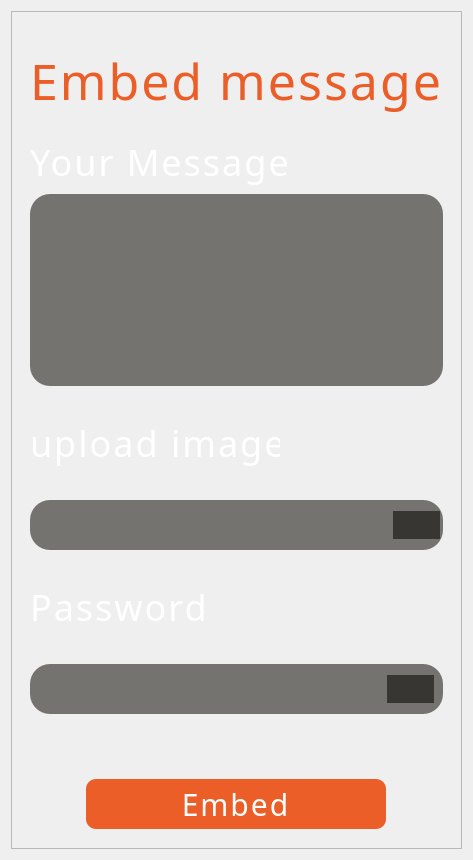
      <widget class="QWidget" name="page_2">
       <layout class="QGridLayout" name="gridLayout">
        <item row="0" column="0">
         <widget class="QFrame" name="frame_6">
          <property name="frameShape">
           <enum>QFrame::StyledPanel</enum>
          </property>
          <property name="frameShadow">
           <enum>QFrame::Raised</enum>
          </property>
          <layout class="QVBoxLayout" name="verticalLayout_6">
           <item>
            <widget class="QFrame" name="frame_14">
             <property name="enabled">
              <bool>true</bool>
             </property>
             <property name="sizePolicy">
              <sizepolicy hsizetype="Expanding" vsizetype="Expanding">
               <horstretch>0</horstretch>
               <verstretch>0</verstretch>
              </sizepolicy>
             </property>
             <property name="maximumSize">
              <size>
               <width>16777215</width>
               <height>16777215</height>
              </size>
             </property>
             <property name="contextMenuPolicy">
              <enum>Qt::NoContextMenu</enum>
             </property>
             <property name="layoutDirection">
              <enum>Qt::LeftToRight</enum>
             </property>
             <property name="autoFillBackground">
              <bool>false</bool>
             </property>
             <property name="styleSheet">
              <string notr="true"/>
             </property>
             <property name="frameShadow">
              <enum>QFrame::Raised</enum>
             </property>
             <layout class="QVBoxLayout" name="verticalLayout_7">
              <property name="spacing">
               <number>7</number>
              </property>
              <item>
               <widget class="QLabel" name="label_12">
                <property name="minimumSize">
                 <size>
                  <width>300</width>
                  <height>100</height>
                 </size>
                </property>
                <property name="maximumSize">
                 <size>
                  <width>500</width>
                  <height>500</height>
                 </size>
                </property>
                <property name="styleSheet">
                 <string notr="true">font-family: Kdam Thmor Pro;
font-weight: 400;
font-size: 50px;
line-height: 100%;
letter-spacing: 2px;
text-align: center;
color: #EB5E28;
background:transparent;
</string>
                </property>
                <property name="text">
                 <string>Embed message</string>
                </property>
               </widget>
              </item>
              <item>
               <widget class="QLabel" name="label_13">
                <property name="styleSheet">
                 <string notr="true">font-family: Kdam Thmor Pro;
font-weight: 400;
font-size: 36px;
line-height: 100%;
letter-spacing: 2px;
text-align: center;
color: #FFFFFF;
background:transparent;
</string>
                </property>
                <property name="text">
                 <string>Your Message</string>
                </property>
               </widget>
              </item>
              <item>
               <widget class="QTextEdit" name="messageInput">
                <property name="styleSheet">
                 <string notr="true">QTextEdit{
background: rgba(64, 61, 57, 0.7);
border-radius: 20px;
font-family: Kdam Thmor Pro;
font-size: 20px;
line-height: 100%;
color: #FFFFFF;
padding:30px 30px;
}

</string>
                </property>
               </widget>
              </item>
              <item>
               <widget class="QLabel" name="label_14">
                <property name="sizePolicy">
                 <sizepolicy hsizetype="Preferred" vsizetype="Preferred">
                  <horstretch>250</horstretch>
                  <verstretch>100</verstretch>
                 </sizepolicy>
                </property>
                <property name="minimumSize">
                 <size>
                  <width>100</width>
                  <height>100</height>
                 </size>
                </property>
                <property name="maximumSize">
                 <size>
                  <width>250</width>
                  <height>100</height>
                 </size>
                </property>
                <property name="styleSheet">
                 <string notr="true">font-family: Kdam Thmor Pro;
font-weight: 400;
font-size: 36px;
line-height: 100%;
letter-spacing: 2px;
text-align: center;
color: #FFFFFF;
background:transparent;</string>
                </property>
                <property name="text">
                 <string>upload image</string>
                </property>
               </widget>
              </item>
              <item>
               <widget class="QFrame" name="frame_5">
                <property name="minimumSize">
                 <size>
                  <width>300</width>
                  <height>50</height>
                 </size>
                </property>
                <property name="maximumSize">
                 <size>
                  <width>1000</width>
                  <height>150</height>
                 </size>
                </property>
                <property name="styleSheet">
                 <string notr="true">background: rgba(64, 61, 57, 0.7);
border-radius: 20px;
font-family: Kdam Thmor Pro;
font-size: 20px;
line-height: 100%;
color: #FFFFFF;
</string>
                </property>
                <property name="frameShape">
                 <enum>QFrame::StyledPanel</enum>
                </property>
                <property name="frameShadow">
                 <enum>QFrame::Raised</enum>
                </property>
                <layout class="QHBoxLayout" name="horizontalLayout_4">
                 <property name="spacing">
                  <number>0</number>
                 </property>
                 <property name="leftMargin">
                  <number>0</number>
                 </property>
                 <property name="topMargin">
                  <number>0</number>
                 </property>
                 <property name="rightMargin">
                  <number>3</number>
                 </property>
                 <property name="bottomMargin">
                  <number>0</number>
                 </property>
                 <item>
                  <widget class="QLineEdit" name="imagePathInput">
                   <property name="styleSheet">
                    <string notr="true">background:transparent;
padding:0px 30px;</string>
                   </property>
                   <property name="readOnly">
                    <bool>true</bool>
                   </property>
                  </widget>
                 </item>
                 <item>
                  <widget class="QPushButton" name="selectImageButton">
                   <property name="styleSheet">
                    <string notr="true">QPushButton{
background-color:rgb(56, 54, 50);
}

QPushButton:pressed{
icon:url(:/img/880eef29f787c838e5be91b50d4f475dd29b0bfc (1).ico);
}</string>
                   </property>
                   <property name="text">
                    <string/>
                   </property>
                   <property name="icon">
                    <iconset resource="../resources/resource.qrc">
                     <normaloff>:/img/download.png</normaloff>:/img/download.png</iconset>
                   </property>
                   <property name="iconSize">
                    <size>
                     <width>60</width>
                     <height>25</height>
                    </size>
                   </property>
                  </widget>
                 </item>
                </layout>
               </widget>
              </item>
              <item>
               <widget class="QLabel" name="label_15">
                <property name="minimumSize">
                 <size>
                  <width>100</width>
                  <height>100</height>
                 </size>
                </property>
                <property name="maximumSize">
                 <size>
                  <width>250</width>
                  <height>100</height>
                 </size>
                </property>
                <property name="styleSheet">
                 <string notr="true">font-family: Kdam Thmor Pro;
font-weight: 400;
font-size: 36px;
line-height: 100%;
letter-spacing: 2px;
text-align: center;
color: #FFFFFF;
background:transparent;
</string>
                </property>
                <property name="text">
                 <string>Password</string>
                </property>
               </widget>
              </item>
              <item>
               <widget class="QFrame" name="frame_3">
                <property name="minimumSize">
                 <size>
                  <width>300</width>
                  <height>50</height>
                 </size>
                </property>
                <property name="maximumSize">
                 <size>
                  <width>1000</width>
                  <height>150</height>
                 </size>
                </property>
                <property name="styleSheet">
                 <string notr="true">background: rgba(64, 61, 57, 0.7);
border-radius: 20px;
font-family: Kdam Thmor Pro;
font-size: 20px;
line-height: 100%;
color: #FFFFFF;
</string>
                </property>
                <property name="frameShape">
                 <enum>QFrame::StyledPanel</enum>
                </property>
                <property name="frameShadow">
                 <enum>QFrame::Raised</enum>
                </property>
                <layout class="QHBoxLayout" name="horizontalLayout_2">
                 <item>
                  <widget class="QLineEdit" name="passwordInput">
                   <property name="minimumSize">
                    <size>
                     <width>0</width>
                     <height>0</height>
                    </size>
                   </property>
                   <property name="maximumSize">
                    <size>
                     <width>16777215</width>
                     <height>16777215</height>
                    </size>
                   </property>
                   <property name="styleSheet">
                    <string notr="true">background:transparent;
padding:0px 20px;</string>
                   </property>
                   <property name="echoMode">
                    <enum>QLineEdit::Password</enum>
                   </property>
                  </widget>
                 </item>
                 <item>
                  <widget class="QPushButton" name="showPassword_2">
                   <property name="styleSheet">
                    <string notr="true">QPushButton{
background-color:rgb(56, 54, 50);
}

QPushButton:pressed{
icon:url(:/img/output-onlinepngtools (1).png);
}</string>
                   </property>
                   <property name="text">
                    <string/>
                   </property>
                   <property name="icon">
                    <iconset resource="../resources/resource.qrc">
                     <normaloff>:/img/output-onlinepngtools.png</normaloff>:/img/output-onlinepngtools.png</iconset>
                   </property>
                   <property name="iconSize">
                    <size>
                     <width>25</width>
                     <height>25</height>
                    </size>
                   </property>
                   <property name="checkable">
                    <bool>true</bool>
                   </property>
                  </widget>
                 </item>
                </layout>
               </widget>
              </item>
              <item>
               <spacer name="verticalSpacer_11">
                <property name="orientation">
                 <enum>Qt::Vertical</enum>
                </property>
                <property name="sizeHint" stdset="0">
                 <size>
                  <width>20</width>
                  <height>40</height>
                 </size>
                </property>
               </spacer>
              </item>
             </layout>
            </widget>
           </item>
           <item>
            <widget class="QFrame" name="frame_15">
             <property name="maximumSize">
              <size>
               <width>16777215</width>
               <height>150</height>
              </size>
             </property>
             <property name="styleSheet">
              <string notr="true">background:transparent;
</string>
             </property>
             <property name="frameShape">
              <enum>QFrame::StyledPanel</enum>
             </property>
             <property name="frameShadow">
              <enum>QFrame::Raised</enum>
             </property>
             <layout class="QGridLayout" name="gridLayout_7">
              <item row="0" column="0">
               <widget class="QPushButton" name="embedButton">
                <property name="minimumSize">
                 <size>
                  <width>150</width>
                  <height>50</height>
                 </size>
                </property>
                <property name="maximumSize">
                 <size>
                  <width>300</width>
                  <height>150</height>
                 </size>
                </property>
                <property name="cursor">
                 <cursorShape>PointingHandCursor</cursorShape>
                </property>
                <property name="styleSheet">
                 <string notr="true">QPushButton{
border-radius: 10px;
background: #EB5E28;
font-family: Kdam Thmor Pro;
font-weight: 400;
font-size: 30px;
line-height: 100%;
letter-spacing: 2px;
text-align: center;
color: #FFFFFF;
}

QPushButton:hover{
background-color:rgb(255, 100, 43)
}

QPushButton:pressed{
background-color:rgb(218, 85, 37);
}
</string>
                </property>
                <property name="text">
                 <string>Embed</string>
                </property>
                <property name="shortcut">
                 <string>Return</string>
                </property>
               </widget>
              </item>
             </layout>
            </widget>
           </item>
          </layout>
         </widget>
        </item>
       </layout>
      </widget>
